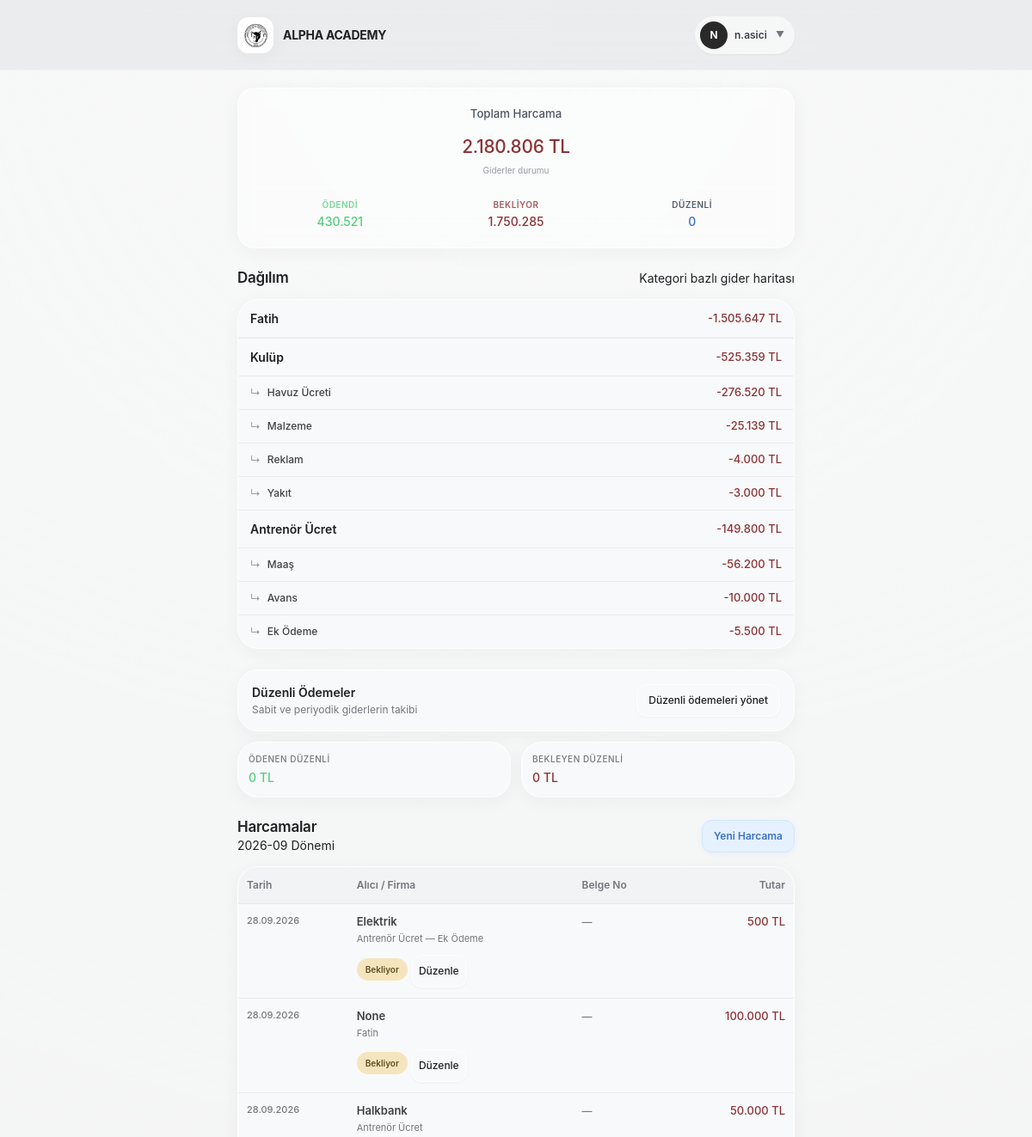
Before: /finance/expenses/ (signed in, upper part) with the older database file.
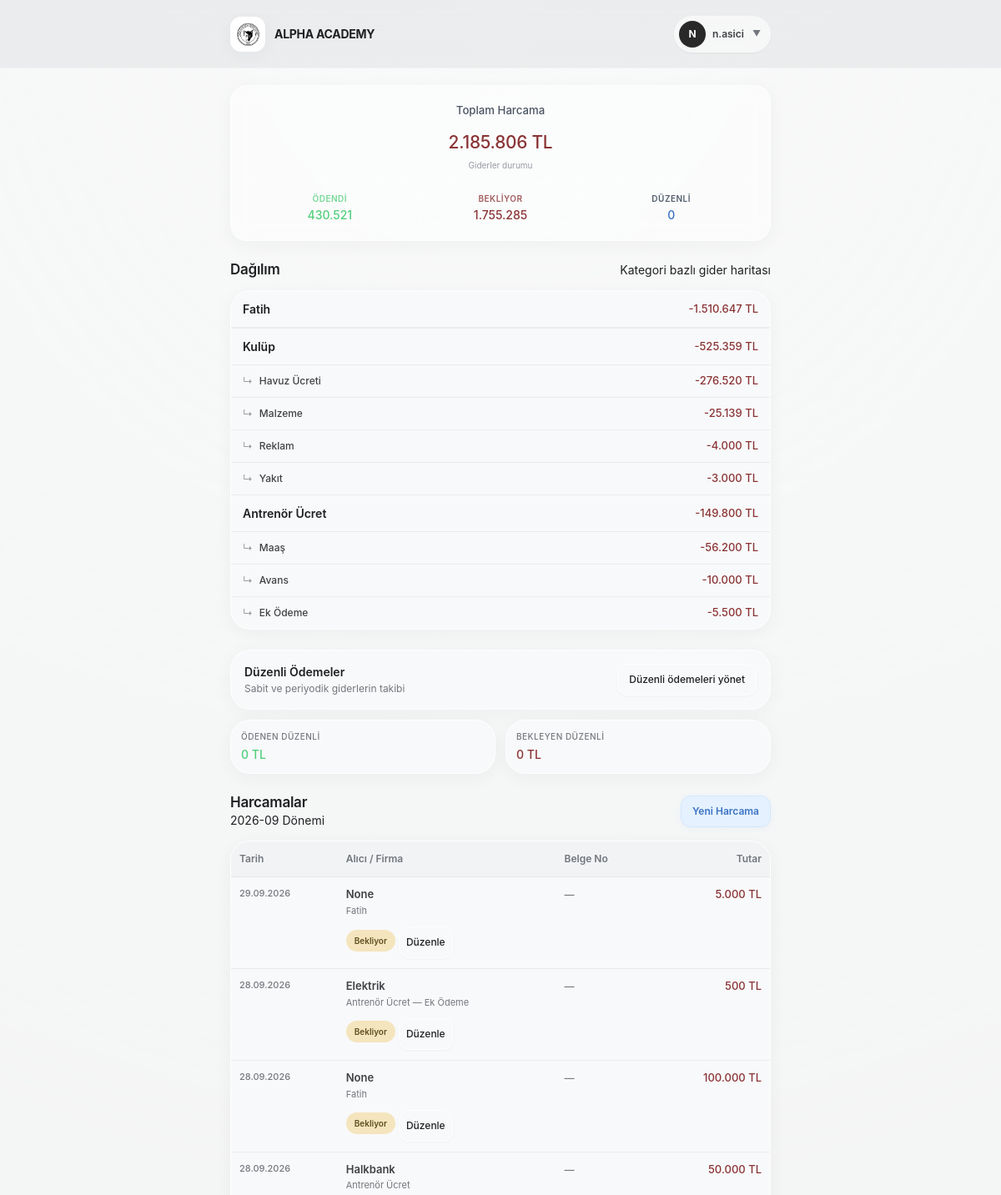
After: the same page with the newer database file.
### finance/models.py (models this page shows, shortened)
class ExpenseCategory(models.Model):
    name = models.CharField(max_length=100, verbose_name="Kategori Adı")
    parent = models.ForeignKey(
        'self',
        on_delete=models.SET_NULL,
        null=True,
        blank=True,
        related_name='children',
        verbose_name="Üst Kategori",
    )
    description = models.TextField(blank=True, null=True, verbose_name="Açıklama")
    class Meta:
        verbose_name = "Gider Kategorisi"
        verbose_name_plural = "Gider Kategorileri"

class Expense(models.Model):
    STATUS_CHOICES = [
        ('pending', 'Bekliyor'),
        ('paid', 'Ödendi'),
        ('cancelled', 'İptal Edildi'),
    ]
    category = models.ForeignKey(
        ExpenseCategory,
        on_delete=models.SET_NULL,
        null=True,
        related_name='expenses',
        verbose_name="Kategori"
    )
    regular_expense = models.ForeignKey(
        'RegularExpense',
        on_delete=models.SET_NULL,
        null=True,
        blank=True,
        related_name='generated_expenses',
        verbose_name="Düzenli gider kaynağı"
    )
    amount = models.IntegerField(verbose_name="Tutar (TL)")
    status = models.CharField(
        max_length=20,
        choices=STATUS_CHOICES,
        default='pending',
        verbose_name="Gider Durumu",
    )
    reciever = models.CharField(
        null=True,
        blank=True,
        max_length=200,
        verbose_name="Alıcı / Firma / Kişi")
    expense_date = models.DateField(verbose_name="Harcama Tarihi")
    is_active = models.BooleanField(default=True, verbose_name="Aktif mi?")
    period = models.CharField(
        max_length=7,
        db_index=True,
        help_text="Format: YYYY-MM (Örn: 2026-08)",
        verbose_name="Ait Olduğu Dönem"
    )
    receipt_no = models.CharField(max_length=100, blank=True, null=True, verbose_name="Fatura / Fiş / Dekont No")
    notes = models.TextField(blank=True, null=True, verbose_name="Açıklama / Detay")
    created_by = models.ForeignKey(
        settings.AUTH_USER_MODEL,
        on_delete=models.SET_NULL,
        null=True,
        verbose_name="Kaydı Oluşturan"
    )
    created_at = models.DateTimeField(auto_now_add=True)
    updated_at = models.DateTimeField(auto_now=True)
    class Meta:
        verbose_name = "Gider Kaydı"
        verbose_name_plural = "Gider Kayıtları"
        ordering = ['updated_at']

### finance/views.py (the view)
# urls.py: path('expenses/', views.expense_list, name='expense-list'),
@login_required
def expense_list(request):
    period = request.GET.get('period', date.today().strftime('%Y-%m'))
    category_id = request.GET.get('category', '')
    query = request.GET.get('q', '').strip()
    expenses = get_expenses_for_period(period, category_id, query)
    expense_summary = get_expense_summary(period)
    regular_expense_summary = get_regular_expense_summary(period)
    context = {
        'period': period,
        'expenses': expenses,
        'categories': ExpenseCategory.objects.all().order_by('name'),
        'selected_category': category_id,
        'query': query,
        'expense_summary': expense_summary,
        'regular_expense_summary': regular_expense_summary,
        'today': date.today(),
    }
    return render(request, 'finance/expenses.html', context)

### finance/views.py (called while the page is built)
def get_period_bounds(period):
    try:
        period_start = datetime.strptime(period, '%Y-%m').date()
    except (TypeError, ValueError):
        period_start = date.today().replace(day=1)
    period_end = period_start.replace(
        day=calendar.monthrange(period_start.year, period_start.month)[1]
    )
    return period_start, period_end

def get_regular_expense_summary(period=None):
    period = period or date.today().strftime('%Y-%m')
    period_start, period_end = get_period_bounds(period)
    active_expenses = RegularExpense.objects.filter(
        start_date__lte=period_end
    ).filter(
        Q(end_date__isnull=True) | Q(end_date__gte=period_start)
    )
    paid_expenses = Expense.objects.filter(
        regular_expense__in=active_expenses,
        is_active=True,
        status='paid',
        period=period,
    )
    regular_total = active_expenses.aggregate(total=Sum('amount'))['total'] or 0
    paid_total = paid_expenses.aggregate(total=Sum('amount'))['total'] or 0
    return {
        'regular_total': regular_total,
        'regular_paid_total': paid_total,
        'regular_pending_total': regular_total - paid_total,
    }

### templates/finance/expenses.html (shortened to what this page needs)
{% extends "base.html" %}
{% block content %}
    <div class="dashboard">
        {% include "finance/partials/_expense_summary.html" %}
        <section class="ui-section mt-6">
            <div class="ui-section-header">
                <div>
                    <h2 class="ui-section-title">Harcamalar</h2>
                    <span class="ui-section-description">{{ period }} Dönemi</span>
                </div>
                <button
                    type="button"
                    class="ui-btn ui-btn-primary ui-btn-sm"
                    hx-get="{% url 'expense-create' %}?period={{ expense_period }}&dashboard=1"
                    hx-target="#modal-container"
                    hx-swap="innerHTML"
                >Yeni Harcama</button>
            </div>
            <div class="ui-card overflow-hidden mt-3">
                <table class="ui-table" id="expense-list">
                    <thead>
                        <tr class="bg-[var(--ui-surface-2)] border-b border-[var(--ui-border-dark)]">
                            <th class="ui-table-cell font-semibold text-[var(--ui-muted)] text-left">Tarih</th>
                            <th class="ui-table-cell font-semibold text-[var(--ui-muted)] text-left">Alıcı / Firma</th>
                            <th class="ui-table-cell font-semibold text-[var(--ui-muted)] text-left ui-table-cell-receipt">Belge No</th>
                            <th class="ui-table-cell font-semibold text-[var(--ui-muted)] text-right">Tutar</th>
                        </tr>
                    </thead>
                    <tbody>
                        {% for expense in expenses %}
                            {% include "finance/partials/_expense_row.html" %}
                        {% endfor %}
                    </tbody>
                </table>
            </div>
        </section>
    </div>
{% endblock %}

### templates/finance/partials/_expense_summary.html (shortened to what the changed rows need)
<div class="profile-hero-card mb-6">
    <div class="profile-hero-content py-1">
        <span class="profile-hero-subtitle m-0">Toplam Harcama</span>
        <h2 class="profile-hero-name text-3xl my-1 ui-text-danger font-bold">
            {{ expense_summary.total_expense|floatformat:0 }} TL
        </h2>
        <span class="text-[10px] text-[var(--ui-subtle)]">Giderler durumu</span>
        <div class="w-full h-px bg-white/40 my-3"></div>
        <div class="grid grid-cols-3 gap-2 w-full text-center">
            <div class="flex flex-col items-center">
            </div>
            <div class="flex flex-col items-center border-x border-white/30 px-1">
                <span class="text-[10px] uppercase tracking-wider font-semibold text-[var(--ui-danger-text)] opacity-80">Bekliyor</span>
                <span class="text-sm font-bold ui-text-danger mt-0.5">
                    {{ expense_summary.pending_expense_total|floatformat:0 }}
                </span>
            </div>
            <div class="flex flex-col items-center">
            </div>
        </div>
    </div>
</div>
<section class="ui-section mt-4">
    <div class="ui-card divide-y divide-[var(--ui-border-dark)] mt-2">
        {% for category in expense_summary.category_totals %}
            <div class="ui-list-item {% if category.parent_name %}pl-8 bg-[var(--ui-surface-2)]/30{% endif %}">
                <div class="flex items-center gap-2">
                    {% if category.parent_name %}
                        <span class="text-[var(--ui-subtle)] text-xs">↳</span>
                        <span class="text-[var(--ui-text-soft)] text-xs font-medium">{{ category.name }}</span>
                    {% else %}
                        <span class="text-[var(--ui-text)] font-semibold">{{ category.name }}</span>
                    {% endif %}
                </div>
                <span class="ui-list-value ui-text-danger">
                    -{{ category.total|floatformat:0 }} TL
                </span>
            </div>
        {% empty %}
            <div class="ui-empty">
                <div class="ui-empty-icon">📦</div>
                <p class="ui-empty-description">Kayıt yok.</p>
            </div>
        {% endfor %}
    </div>
</section>

### templates/finance/partials/_expense_row.html (shortened to what this page needs)
<tr class="ui-table-row {% if not expense.is_active %}ui-table-row-inactive{% endif %}">
    <td class="ui-table-cell ui-table-cell-date">
        <div class="ui-table-date">{{ expense.expense_date|date:'d.m.Y' }}</div>
    </td>
    <td class="ui-table-cell ui-table-cell-recipient">
        <div class="ui-table-recipient">{{ expense.reciever }}</div>
        <div class="ui-table-category">
            {% if expense.category %}
                {% if expense.category.parent %}
                    {{ expense.category.parent.name }} — {{ expense.category.name }}
                {% else %}
                    {{ expense.category.name }}
                {% endif %}
            {% else %}
                Kategorisiz
            {% endif %}
        </div>
        {% if expense.is_regular_source or expense.status or not expense.is_active %}
            <div class="ui-table-status">
                <span class="ui-badge
                    {% if expense.is_regular_source or expense.status == 'pending' %}ui-badge-warning
                    {% elif expense.status == 'paid' %}ui-badge-success
                    {% elif expense.status == 'cancelled' or not expense.is_active %}ui-badge-danger
                    {% else %}ui-badge-neutral{% endif %} text-[10px] px-1.5 py-0.5">
                    {% if expense.is_regular_source %}
                        Bekliyor
                    {% elif expense.status == "paid" %}
                        Ödendi
                    {% elif expense.status == "pending" %}
                        Bekliyor
                    {% elif expense.status == "cancelled" %}
                        İptal
                    {% endif %}
                </span>
                <div class="ui-table-action">
                    <a href="#" class="ui-btn ui-btn-sm {% if expense.is_regular_source %}ui-btn-primary{% else %}ui-btn-secondary{% endif %} !min-height-[26px] !py-0.5 !px-2 text-[10px]">
                        {% if expense.is_regular_source %} Ödeme Yap {% else %} Düzenle {% endif %}
                    </a>
                </div>
            </div>
        {% endif %}
    </td>
    <td class="ui-table-cell ui-table-cell-receipt text-[var(--ui-muted)] font-medium">
        {{ expense.receipt_no|default:'—' }}
    </td>
    <td class="ui-table-cell ui-table-cell-amount">
        <span class="ui-table-amount {% if expense.status == 'paid' %}ui-text-success{% elif expense.status == 'cancelled' %}ui-text-subtle line-through opacity-50{% else %}ui-text-danger{% endif %}">
            {{ expense.amount|floatformat:0 }} TL
        </span>
    </td>
</tr>

Changed rows visible on the page:
computed for ExpenseCategory "Fatih": total "1.505.647" → "1.510.647"
added Expense: expense_date "29.09.2026", reciever "None", category.name "Fatih", status "Bekliyor", receipt_no "—", amount "5.000"
Other visible differences:
{{ expense_summary.total_expense|floatformat:0 }}: "2.180.806" → "2.185.806"
{{ expense_summary.pending_expense_total|floatformat:0 }}: "1.750.285" → "1.755.285"
